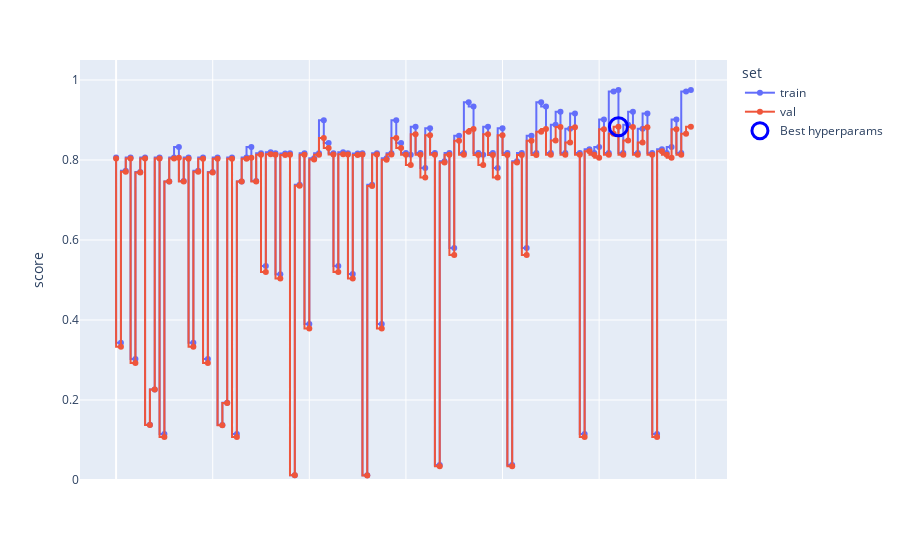

The notebook cell saved with this chart:
### Markdown cell above
Ri-addestramento della SVM con dataset modificato

### Code cell
pipe_svm_no_feature = Pipeline([
    ('scaler', StandardScaler()),
    ('svm', SVC())
])

param_grid_svm_no_feature = {
    'svm__kernel': ['linear','poly', 'rbf'],
    'svm__C': [0.01, 0.1, 1.0,10.0],
    'svm__gamma': ['scale','auto',0.001,0.01,0.1],
    'svm__class_weight': [None,'balanced']
}

mean_train_scores, mean_test_scores, params, best_svm_no_feature = iperparametri_ott_pipe(pipe_svm_no_feature, param_grid_svm_no_feature, X_train_reduced, y_train)
plot_hyperp(mean_train_scores, mean_test_scores, params)
#print("best pipeline:", best_svm,best_svm.named_steps['svm'].kernel)

clf  = best_svm_no_feature.named_steps['svm']
print(f"Best pipeline\n\tKernel: {clf.kernel}\n\tC: {clf.C}\n\tGamma: {clf.gamma}\n\tClass weight: {clf.class_weight}\
          \n\tSupport vectors: {clf.n_support_}\n\tNumber of support vectors: {clf.n_support_.sum()}")

### Figure 1 — Plotly figure (JSON) as saved in the notebook; plotly's stock layout.template omitted (floating-point values rounded to 4 significant figures)
{"data": [{"customdata": [["C: 0.01, class_weight: None, gamma: scale, kernel: linear"], ["C: 0.01, class_weight: None, gamma: scale, kernel: poly"], ["C: 0.01, class_weight: None, gamma: scale, kernel: rbf"], ["C: 0.01, class_weight: None, gamma: auto, kernel: linear"], ["C: 0.01, class_weight: None, gamma: auto, kernel: poly"], ["C: 0.01, class_weight: None, gamma: auto, kernel: rbf"], ["C: 0.01, class_weight: None, gamma: 0.001, kernel: linear"], ["C: 0.01, class_weight: None, gamma: 0.001, kernel: poly"], ["C: 0.01, class_weight: None, gamma: 0.001, kernel: rbf"], ["C: 0.01, class_weight: None, gamma: 0.01, kernel: linear"], ["C: 0.01, class_weight: None, gamma: 0.01, kernel: poly"], ["C: 0.01, class_weight: None, gamma: 0.01, kernel: rbf"], ["C: 0.01, class_weight: None, gamma: 0.1, kernel: linear"], ["C: 0.01, class_weight: None, gamma: 0.1, kernel: poly"], ["C: 0.01, class_weight: None, gamma: 0.1, kernel: rbf"], ["C: 0.01, class_weight: balanced, gamma: scale, kernel: linear"], ["C: 0.01, class_weight: balanced, gamma: scale, kernel: poly"], ["C: 0.01, class_weight: balanced, gamma: scale, kernel: rbf"], ["C: 0.01, class_weight: balanced, gamma: auto, kernel: linear"], ["C: 0.01, class_weight: balanced, gamma: auto, kernel: poly"], ["C: 0.01, class_weight: balanced, gamma: auto, kernel: rbf"], ["C: 0.01, class_weight: balanced, gamma: 0.001, kernel: linear"], ["C: 0.01, class_weight: balanced, gamma: 0.001, kernel: poly"], ["C: 0.01, class_weight: balanced, gamma: 0.001, kernel: rbf"], ["C: 0.01, class_weight: balanced, gamma: 0.01, kernel: linear"], ["C: 0.01, class_weight: balanced, gamma: 0.01, kernel: poly"], ["C: 0.01, class_weight: balanced, gamma: 0.01, kernel: rbf"], ["C: 0.01, class_weight: balanced, gamma: 0.1, kernel: linear"], ["C: 0.01, class_weight: balanced, gamma: 0.1, kernel: poly"], ["C: 0.01, class_weight: balanced, gamma: 0.1, kernel: rbf"], ["C: 0.1, class_weight: None, gamma: scale, kernel: linear"], ["C: 0.1, class_weight: None, gamma: scale, kernel: poly"], ["C: 0.1, class_weight: None, gamma: scale, kernel: rbf"], ["C: 0.1, class_weight: None, gamma: auto, kernel: linear"], ["C: 0.1, class_weight: None, gamma: auto, kernel: poly"], ["C: 0.1, class_weight: None, gamma: auto, kernel: rbf"], ["C: 0.1, class_weight: None, gamma: 0.001, kernel: linear"], ["C: 0.1, class_weight: None, gamma: 0.001, kernel: poly"], ["C: 0.1, class_weight: None, gamma: 0.001, kernel: rbf"], ["C: 0.1, class_weight: None, gamma: 0.01, kernel: linear"], ["C: 0.1, class_weight: None, gamma: 0.01, kernel: poly"], ["C: 0.1, class_weight: None, gamma: 0.01, kernel: rbf"], ["C: 0.1, class_weight: None, gamma: 0.1, kernel: linear"], ["C: 0.1, class_weight: None, gamma: 0.1, kernel: poly"], ["C: 0.1, class_weight: None, gamma: 0.1, kernel: rbf"], ["C: 0.1, class_weight: balanced, gamma: scale, kernel: linear"], ["C: 0.1, class_weight: balanced, gamma: scale, kernel: poly"], ["C: 0.1, class_weight: balanced, gamma: scale, kernel: rbf"], ["C: 0.1, class_weight: balanced, gamma: auto, kernel: linear"], ["C: 0.1, class_weight: balanced, gamma: auto, kernel: poly"], ["C: 0.1, class_weight: balanced, gamma: auto, kernel: rbf"], ["C: 0.1, class_weight: balanced, gamma: 0.001, kernel: linear"], ["C: 0.1, class_weight: balanced, gamma: 0.001, kernel: poly"], ["C: 0.1, class_weight: balanced, gamma: 0.001, kernel: rbf"], ["C: 0.1, class_weight: balanced, gamma: 0.01, kernel: linear"], ["C: 0.1, class_weight: balanced, gamma: 0.01, kernel: poly"], ["C: 0.1, class_weight: balanced, gamma: 0.01, kernel: rbf"], ["C: 0.1, class_weight: balanced, gamma: 0.1, kernel: linear"], ["C: 0.1, class_weight: balanced, gamma: 0.1, kernel: poly"], ["C: 0.1, class_weight: balanced, gamma: 0.1, kernel: rbf"], ["C: 1.0, class_weight: None, gamma: scale, kernel: linear"], ["C: 1.0, class_weight: None, gamma: scale, kernel: poly"], ["C: 1.0, class_weight: None, gamma: scale, kernel: rbf"], ["C: 1.0, class_weight: None, gamma: auto, kernel: linear"], ["C: 1.0, class_weight: None, gamma: auto, kernel: poly"], ["C: 1.0, class_weight: None, gamma: auto, kernel: rbf"], ["C: 1.0, class_weight: None, gamma: 0.001, kernel: linear"], ["C: 1.0, class_weight: None, gamma: 0.001, kernel: poly"], ["C: 1.0, class_weight: None, gamma: 0.001, kernel: rbf"], ["C: 1.0, class_weight: None, gamma: 0.01, kernel: linear"], ["C: 1.0, class_weight: None, gamma: 0.01, kernel: poly"], ["C: 1.0, class_weight: None, gamma: 0.01, kernel: rbf"], ["C: 1.0, class_weight: None, gamma: 0.1, kernel: linear"], ["C: 1.0, class_weight: None, gamma: 0.1, kernel: poly"], ["C: 1.0, class_weight: None, gamma: 0.1, kernel: rbf"], ["C: 1.0, class_weight: balanced, gamma: scale, kernel: linear"], ["C: 1.0, class_weight: balanced, gamma: scale, kernel: poly"], ["C: 1.0, class_weight: balanced, gamma: scale, kernel: rbf"], ["C: 1.0, class_weight: balanced, gamma: auto, kernel: linear"], ["C: 1.0, class_weight: balanced, gamma: auto, kernel: poly"], ["C: 1.0, class_weight: balanced, gamma: auto, kernel: rbf"], ["C: 1.0, class_weight: balanced, gamma: 0.001, kernel: linear"], ["C: 1.0, class_weight: balanced, gamma: 0.001, kernel: poly"], ["C: 1.0, class_weight: balanced, gamma: 0.001, kernel: rbf"], ["C: 1.0, class_weight: balanced, gamma: 0.01, kernel: linear"], ["C: 1.0, class_weight: balanced, gamma: 0.01, kernel: poly"], ["C: 1.0, class_weight: balanced, gamma: 0.01, kernel: rbf"], ["C: 1.0, class_weight: balanced, gamma: 0.1, kernel: linear"], ["C: 1.0, class_weight: balanced, gamma: 0.1, kernel: poly"], ["C: 1.0, class_weight: balanced, gamma: 0.1, kernel: rbf"], ["C: 10.0, class_weight: None, gamma: scale, kernel: linear"], ["C: 10.0, class_weight: None, gamma: scale, kernel: poly"], ["C: 10.0, class_weight: None, gamma: scale, kernel: rbf"], ["C: 10.0, class_weight: None, gamma: auto, kernel: linear"], ["C: 10.0, class_weight: None, gamma: auto, kernel: poly"], ["C: 10.0, class_weight: None, gamma: auto, kernel: rbf"], ["C: 10.0, class_weight: None, gamma: 0.001, kernel: linear"], ["C: 10.0, class_weight: None, gamma: 0.001, kernel: poly"], ["C: 10.0, class_weight: None, gamma: 0.001, kernel: rbf"], ["C: 10.0, class_weight: None, gamma: 0.01, kernel: linear"], ["C: 10.0, class_weight: None, gamma: 0.01, kernel: poly"], ["C: 10.0, class_weight: None, gamma: 0.01, kernel: rbf"], ["C: 10.0, class_weight: None, gamma: 0.1, kernel: linear"], ["C: 10.0, class_weight: None, gamma: 0.1, kernel: poly"], ["C: 10.0, class_weight: None, gamma: 0.1, kernel: rbf"], ["C: 10.0, class_weight: balanced, gamma: scale, kernel: linear"], ["C: 10.0, class_weight: balanced, gamma: scale, kernel: poly"], ["C: 10.0, class_weight: balanced, gamma: scale, kernel: rbf"], ["C: 10.0, class_weight: balanced, gamma: auto, kernel: linear"], ["C: 10.0, class_weight: balanced, gamma: auto, kernel: poly"], ["C: 10.0, class_weight: balanced, gamma: auto, kernel: rbf"], ["C: 10.0, class_weight: balanced, gamma: 0.001, kernel: linear"], ["C: 10.0, class_weight: balanced, gamma: 0.001, kernel: poly"], ["C: 10.0, class_weight: balanced, gamma: 0.001, kernel: rbf"], ["C: 10.0, class_weight: balanced, gamma: 0.01, kernel: linear"], ["C: 10.0, class_weight: balanced, gamma: 0.01, kernel: poly"], ["C: 10.0, class_weight: balanced, gamma: 0.01, kernel: rbf"], ["C: 10.0, class_weight: balanced, gamma: 0.1, kernel: linear"], ["C: 10.0, class_weight: balanced, gamma: 0.1, kernel: poly"], ["C: 10.0, class_weight: balanced, gamma: 0.1, kernel: rbf"]], "hovertemplate": "set=train<br>score=%{y}<br>hyperparams=%{customdata[0]}<extra></extra>", "legendgroup": "train", "line": {"color": "#636efa", "dash": "solid", "shape": "vh"}, "marker": {"symbol": "circle"}, "mode": "markers+lines", "name": "train", "orientation": "v", "showlegend": true, "type": "scatter", "x": [0, 1, 2, 3, 4, 5, 6, 7, 8, 9, 10, 11, 12, 13, 14, 15, 16, 17, 18, 19, 20, 21, 22, 23, 24, 25, 26, 27, 28, 29, 30, 31, 32, 33, 34, 35, 36, 37, 38, 39, 40, 41, 42, 43, 44, 45, 46, 47, 48, 49, 50, 51, 52, 53, 54, 55, 56, 57, 58, 59, 60, 61, 62, 63, 64, 65, 66, 67, 68, 69, 70, 71, 72, 73, 74, 75, 76, 77, 78, 79, 80, 81, 82, 83, 84, 85, 86, 87, 88, 89, 90, 91, 92, 93, 94, 95, 96, 97, 98, 99, 100, 101, 102, 103, 104, 105, 106, 107, 108, 109, 110, 111, 112, 113, 114, 115, 116, 117, 118, 119], "xaxis": "x", "y": [0.8065, 0.3429, 0.7731, 0.8065, 0.3027, 0.7698, 0.8065, 0.1379, 0.2261, 0.8065, 0.1148, 0.7462, 0.8065, 0.8328, 0.7475, 0.8065, 0.343, 0.7731, 0.8065, 0.3027, 0.7698, 0.8065, 0.1372, 0.1932, 0.8065, 0.1148, 0.7463, 0.8065, 0.8328, 0.7475, 0.8169, 0.5348, 0.8196, 0.8169, 0.5146, 0.8165, 0.8169, 0.01196, 0.7382, 0.8169, 0.39, 0.8042, 0.8169, 0.8994, 0.8427, 0.8169, 0.5347, 0.8195, 0.8169, 0.5147, 0.8165, 0.8169, 0.01174, 0.7382, 0.8169, 0.39, 0.8043, 0.8169, 0.8994, 0.8427, 0.8177, 0.8132, 0.8833, 0.8177, 0.7801, 0.8794, 0.8177, 0.03776, 0.7969, 0.8177, 0.5801, 0.8605, 0.8177, 0.9442, 0.9339, 0.8177, 0.8133, 0.8833, 0.8177, 0.7801, 0.8794, 0.8177, 0.03776, 0.7969, 0.8177, 0.5801, 0.8606, 0.8177, 0.9442, 0.9339, 0.8176, 0.888, 0.9207, 0.8176, 0.8783, 0.9163, 0.8176, 0.1148, 0.827, 0.8176, 0.8328, 0.9011, 0.8176, 0.9712, 0.975, 0.8175, 0.888, 0.9207, 0.8175, 0.8783, 0.9163, 0.8175, 0.1148, 0.827, 0.8175, 0.8328, 0.9012, 0.8175, 0.9713, 0.975], "yaxis": "y"}, {"customdata": [["C: 0.01, class_weight: None, gamma: scale, kernel: linear"], ["C: 0.01, class_weight: None, gamma: scale, kernel: poly"], ["C: 0.01, class_weight: None, gamma: scale, kernel: rbf"], ["C: 0.01, class_weight: None, gamma: auto, kernel: linear"], ["C: 0.01, class_weight: None, gamma: auto, kernel: poly"], ["C: 0.01, class_weight: None, gamma: auto, kernel: rbf"], ["C: 0.01, class_weight: None, gamma: 0.001, kernel: linear"], ["C: 0.01, class_weight: None, gamma: 0.001, kernel: poly"], ["C: 0.01, class_weight: None, gamma: 0.001, kernel: rbf"], ["C: 0.01, class_weight: None, gamma: 0.01, kernel: linear"], ["C: 0.01, class_weight: None, gamma: 0.01, kernel: poly"], ["C: 0.01, class_weight: None, gamma: 0.01, kernel: rbf"], ["C: 0.01, class_weight: None, gamma: 0.1, kernel: linear"], ["C: 0.01, class_weight: None, gamma: 0.1, kernel: poly"], ["C: 0.01, class_weight: None, gamma: 0.1, kernel: rbf"], ["C: 0.01, class_weight: balanced, gamma: scale, kernel: linear"], ["C: 0.01, class_weight: balanced, gamma: scale, kernel: poly"], ["C: 0.01, class_weight: balanced, gamma: scale, kernel: rbf"], ["C: 0.01, class_weight: balanced, gamma: auto, kernel: linear"], ["C: 0.01, class_weight: balanced, gamma: auto, kernel: poly"], ["C: 0.01, class_weight: balanced, gamma: auto, kernel: rbf"], ["C: 0.01, class_weight: balanced, gamma: 0.001, kernel: linear"], ["C: 0.01, class_weight: balanced, gamma: 0.001, kernel: poly"], ["C: 0.01, class_weight: balanced, gamma: 0.001, kernel: rbf"], ["C: 0.01, class_weight: balanced, gamma: 0.01, kernel: linear"], ["C: 0.01, class_weight: balanced, gamma: 0.01, kernel: poly"], ["C: 0.01, class_weight: balanced, gamma: 0.01, kernel: rbf"], ["C: 0.01, class_weight: balanced, gamma: 0.1, kernel: linear"], ["C: 0.01, class_weight: balanced, gamma: 0.1, kernel: poly"], ["C: 0.01, class_weight: balanced, gamma: 0.1, kernel: rbf"], ["C: 0.1, class_weight: None, gamma: scale, kernel: linear"], ["C: 0.1, class_weight: None, gamma: scale, kernel: poly"], ["C: 0.1, class_weight: None, gamma: scale, kernel: rbf"], ["C: 0.1, class_weight: None, gamma: auto, kernel: linear"], ["C: 0.1, class_weight: None, gamma: auto, kernel: poly"], ["C: 0.1, class_weight: None, gamma: auto, kernel: rbf"], ["C: 0.1, class_weight: None, gamma: 0.001, kernel: linear"], ["C: 0.1, class_weight: None, gamma: 0.001, kernel: poly"], ["C: 0.1, class_weight: None, gamma: 0.001, kernel: rbf"], ["C: 0.1, class_weight: None, gamma: 0.01, kernel: linear"], ["C: 0.1, class_weight: None, gamma: 0.01, kernel: poly"], ["C: 0.1, class_weight: None, gamma: 0.01, kernel: rbf"], ["C: 0.1, class_weight: None, gamma: 0.1, kernel: linear"], ["C: 0.1, class_weight: None, gamma: 0.1, kernel: poly"], ["C: 0.1, class_weight: None, gamma: 0.1, kernel: rbf"], ["C: 0.1, class_weight: balanced, gamma: scale, kernel: linear"], ["C: 0.1, class_weight: balanced, gamma: scale, kernel: poly"], ["C: 0.1, class_weight: balanced, gamma: scale, kernel: rbf"], ["C: 0.1, class_weight: balanced, gamma: auto, kernel: linear"], ["C: 0.1, class_weight: balanced, gamma: auto, kernel: poly"], ["C: 0.1, class_weight: balanced, gamma: auto, kernel: rbf"], ["C: 0.1, class_weight: balanced, gamma: 0.001, kernel: linear"], ["C: 0.1, class_weight: balanced, gamma: 0.001, kernel: poly"], ["C: 0.1, class_weight: balanced, gamma: 0.001, kernel: rbf"], ["C: 0.1, class_weight: balanced, gamma: 0.01, kernel: linear"], ["C: 0.1, class_weight: balanced, gamma: 0.01, kernel: poly"], ["C: 0.1, class_weight: balanced, gamma: 0.01, kernel: rbf"], ["C: 0.1, class_weight: balanced, gamma: 0.1, kernel: linear"], ["C: 0.1, class_weight: balanced, gamma: 0.1, kernel: poly"], ["C: 0.1, class_weight: balanced, gamma: 0.1, kernel: rbf"], ["C: 1.0, class_weight: None, gamma: scale, kernel: linear"], ["C: 1.0, class_weight: None, gamma: scale, kernel: poly"], ["C: 1.0, class_weight: None, gamma: scale, kernel: rbf"], ["C: 1.0, class_weight: None, gamma: auto, kernel: linear"], ["C: 1.0, class_weight: None, gamma: auto, kernel: poly"], ["C: 1.0, class_weight: None, gamma: auto, kernel: rbf"], ["C: 1.0, class_weight: None, gamma: 0.001, kernel: linear"], ["C: 1.0, class_weight: None, gamma: 0.001, kernel: poly"], ["C: 1.0, class_weight: None, gamma: 0.001, kernel: rbf"], ["C: 1.0, class_weight: None, gamma: 0.01, kernel: linear"], ["C: 1.0, class_weight: None, gamma: 0.01, kernel: poly"], ["C: 1.0, class_weight: None, gamma: 0.01, kernel: rbf"], ["C: 1.0, class_weight: None, gamma: 0.1, kernel: linear"], ["C: 1.0, class_weight: None, gamma: 0.1, kernel: poly"], ["C: 1.0, class_weight: None, gamma: 0.1, kernel: rbf"], ["C: 1.0, class_weight: balanced, gamma: scale, kernel: linear"], ["C: 1.0, class_weight: balanced, gamma: scale, kernel: poly"], ["C: 1.0, class_weight: balanced, gamma: scale, kernel: rbf"], ["C: 1.0, class_weight: balanced, gamma: auto, kernel: linear"], ["C: 1.0, class_weight: balanced, gamma: auto, kernel: poly"], ["C: 1.0, class_weight: balanced, gamma: auto, kernel: rbf"], ["C: 1.0, class_weight: balanced, gamma: 0.001, kernel: linear"], ["C: 1.0, class_weight: balanced, gamma: 0.001, kernel: poly"], ["C: 1.0, class_weight: balanced, gamma: 0.001, kernel: rbf"], ["C: 1.0, class_weight: balanced, gamma: 0.01, kernel: linear"], ["C: 1.0, class_weight: balanced, gamma: 0.01, kernel: poly"], ["C: 1.0, class_weight: balanced, gamma: 0.01, kernel: rbf"], ["C: 1.0, class_weight: balanced, gamma: 0.1, kernel: linear"], ["C: 1.0, class_weight: balanced, gamma: 0.1, kernel: poly"], ["C: 1.0, class_weight: balanced, gamma: 0.1, kernel: rbf"], ["C: 10.0, class_weight: None, gamma: scale, kernel: linear"], ["C: 10.0, class_weight: None, gamma: scale, kernel: poly"], ["C: 10.0, class_weight: None, gamma: scale, kernel: rbf"], ["C: 10.0, class_weight: None, gamma: auto, kernel: linear"], ["C: 10.0, class_weight: None, gamma: auto, kernel: poly"], ["C: 10.0, class_weight: None, gamma: auto, kernel: rbf"], ["C: 10.0, class_weight: None, gamma: 0.001, kernel: linear"], ["C: 10.0, class_weight: None, gamma: 0.001, kernel: poly"], ["C: 10.0, class_weight: None, gamma: 0.001, kernel: rbf"], ["C: 10.0, class_weight: None, gamma: 0.01, kernel: linear"], ["C: 10.0, class_weight: None, gamma: 0.01, kernel: poly"], ["C: 10.0, class_weight: None, gamma: 0.01, kernel: rbf"], ["C: 10.0, class_weight: None, gamma: 0.1, kernel: linear"], ["C: 10.0, class_weight: None, gamma: 0.1, kernel: poly"], ["C: 10.0, class_weight: None, gamma: 0.1, kernel: rbf"], ["C: 10.0, class_weight: balanced, gamma: scale, kernel: linear"], ["C: 10.0, class_weight: balanced, gamma: scale, kernel: poly"], ["C: 10.0, class_weight: balanced, gamma: scale, kernel: rbf"], ["C: 10.0, class_weight: balanced, gamma: auto, kernel: linear"], ["C: 10.0, class_weight: balanced, gamma: auto, kernel: poly"], ["C: 10.0, class_weight: balanced, gamma: auto, kernel: rbf"], ["C: 10.0, class_weight: balanced, gamma: 0.001, kernel: linear"], ["C: 10.0, class_weight: balanced, gamma: 0.001, kernel: poly"], ["C: 10.0, class_weight: balanced, gamma: 0.001, kernel: rbf"], ["C: 10.0, class_weight: balanced, gamma: 0.01, kernel: linear"], ["C: 10.0, class_weight: balanced, gamma: 0.01, kernel: poly"], ["C: 10.0, class_weight: balanced, gamma: 0.01, kernel: rbf"], ["C: 10.0, class_weight: balanced, gamma: 0.1, kernel: linear"], ["C: 10.0, class_weight: balanced, gamma: 0.1, kernel: poly"], ["C: 10.0, class_weight: balanced, gamma: 0.1, kernel: rbf"]], "hovertemplate": "set=val<br>score=%{y}<br>hyperparams=%{customdata[0]}<extra></extra>", "legendgroup": "val", "line": {"color": "#EF553B", "dash": "solid", "shape": "vh"}, "marker": {"symbol": "circle"}, "mode": "markers+lines", "name": "val", "orientation": "v", "showlegend": true, "type": "scatter", "x": [0, 1, 2, 3, 4, 5, 6, 7, 8, 9, 10, 11, 12, 13, 14, 15, 16, 17, 18, 19, 20, 21, 22, 23, 24, 25, 26, 27, 28, 29, 30, 31, 32, 33, 34, 35, 36, 37, 38, 39, 40, 41, 42, 43, 44, 45, 46, 47, 48, 49, 50, 51, 52, 53, 54, 55, 56, 57, 58, 59, 60, 61, 62, 63, 64, 65, 66, 67, 68, 69, 70, 71, 72, 73, 74, 75, 76, 77, 78, 79, 80, 81, 82, 83, 84, 85, 86, 87, 88, 89, 90, 91, 92, 93, 94, 95, 96, 97, 98, 99, 100, 101, 102, 103, 104, 105, 106, 107, 108, 109, 110, 111, 112, 113, 114, 115, 116, 117, 118, 119], "xaxis": "x", "y": [0.8037, 0.3328, 0.7707, 0.8037, 0.2923, 0.7686, 0.8037, 0.1375, 0.2265, 0.8037, 0.1073, 0.7462, 0.8037, 0.8057, 0.7465, 0.8033, 0.3328, 0.7707, 0.8033, 0.2923, 0.7687, 0.8033, 0.1367, 0.1925, 0.8033, 0.1073, 0.7462, 0.8033, 0.8057, 0.7465, 0.8134, 0.5202, 0.8143, 0.8134, 0.5037, 0.8124, 0.8134, 0.01217, 0.7355, 0.8134, 0.379, 0.801, 0.8134, 0.8549, 0.8301, 0.8135, 0.5202, 0.8143, 0.8135, 0.5037, 0.8124, 0.8135, 0.0113, 0.7353, 0.8135, 0.379, 0.8009, 0.8135, 0.8549, 0.8301, 0.813, 0.7876, 0.8643, 0.813, 0.756, 0.8622, 0.813, 0.03434, 0.7936, 0.813, 0.5624, 0.8479, 0.813, 0.8703, 0.8772, 0.8128, 0.7876, 0.8643, 0.8128, 0.756, 0.8622, 0.8128, 0.03434, 0.7935, 0.8128, 0.5624, 0.8481, 0.8128, 0.8703, 0.8772, 0.8133, 0.8489, 0.8822, 0.8133, 0.8438, 0.8821, 0.8133, 0.1073, 0.8222, 0.8133, 0.8057, 0.877, 0.8133, 0.8657, 0.8832, 0.8134, 0.8489, 0.8823, 0.8134, 0.8438, 0.8821, 0.8134, 0.1073, 0.8222, 0.8134, 0.8057, 0.877, 0.8134, 0.8657, 0.8832], "yaxis": "y"}, {"marker": {"color": "blue", "line": {"color": "blue", "width": 3}, "size": 18, "symbol": "circle-open"}, "mode": "markers", "name": "Best hyperparams", "type": "scatter", "x": [104], "y": [0.8832]}], "layout": {"legend": {"title": {"text": "set"}, "tracegroupgap": 0}, "margin": {"t": 60}, "xaxis": {"anchor": "y", "domain": [0, 1], "showticklabels": false, "title": {"text": ""}}, "yaxis": {"anchor": "x", "domain": [0, 1], "range": [0, 1.05], "title": {"text": "score"}}}}
